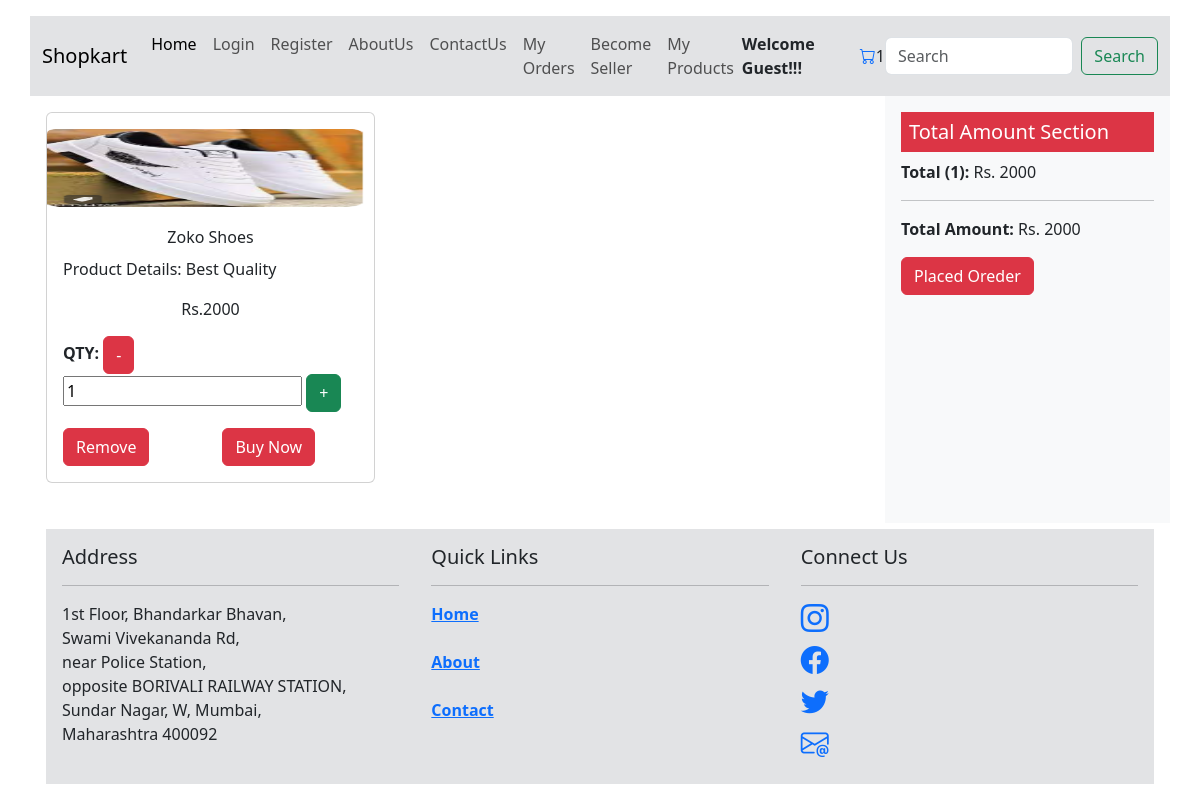
Page /cart/ on the committed database.
### productormapp/models.py (models this page shows)
class Cart(models.Model):
    product_id = models.ForeignKey(Product, on_delete=models.CASCADE)
    qty = models.PositiveIntegerField(default=0)
    userid = models.ForeignKey(User, on_delete=models.CASCADE,null=True, blank=True)

class Product(models.Model):
    userid = models.ForeignKey(User, on_delete=models.CASCADE,null=True, blank=True)
    product_id = models.IntegerField(primary_key=True)
    product_name = models.CharField(max_length=55)
    type = (("Mobile", "Mobile"), ("Cloths", "Cloths"), ("Shoes", "Shoes"))
    category = models.CharField(max_length=100, choices=type, default="")
    desc = models.TextField(max_length=255)
    price = models.IntegerField()
    image = models.ImageField(upload_to="pics")
    objects = models.Manager()
    prod = CustomManager()

### productormapp/views.py (the view)
# urls.py: path("cart/", views.cart, name="cart"),
def cart(req):
    if req.user.is_authenticated:
        username = req.user.username
        allcarts = Cart.objects.filter(userid=req.user.id)
        total_price = 0
        for x in allcarts:
            total_price += x.product_id.price * x.qty
        length = len(allcarts)
        context = {
            "cart_items": allcarts,
            "total": total_price,
            "items": length,
            "username": username,
        }
        return render(req, "cart.html", context)
    else:
        allcarts = Cart.objects.filter(userid=req.user.id)
        total_price = 0
        for x in allcarts:
            total_price += x.product_id.price * x.qty
        length = len(allcarts)
        context = {
            "cart_items": allcarts,
            "total": total_price,
            "items": length,
        }
        return render(req, "cart.html", context)

### template/cart.html
{% include 'header.html' %}
<div class="container">
    <div class="row">
        <div class="col-md-9 p-3">
            <div class="row">
                {% for item in cart_items %}
                <div class="col-md-5 mb-4">
                    <div class="card h-80">
                        <div class="col-12 mt-3">
                            <img src="{{item.product_id.image.url}}" class="card-img-top" alt="{{item.product_id.product_name}}"
                                width="50px" height="80px">
                        </div>
                        <div class="card-body">
                            <center>
                                <p class="card-title">{{item.product_id.product_name}}</p>
                            </center>
                                <p class="card-text">Product Details: {{item.product_id.desc}}</p>
                            <center>
                                <p  style="padding-bottom: 15px;" class="card-text">Rs.{{item.product_id.price}}</p>
                            </center>
                            <p>
                                <strong>QTY:</strong>
                                <a href="/updateqty/0/{{item.product_id.product_id}}"><button class="btn btn-danger">-</button></a>
                                <input type="number" value="{{item.qty}}">
                                <a href="/updateqty/1/{{item.product_id.product_id}}"><button class="btn btn-success">+</button></a>
                            </p>
                            <div class="row">
                                <div class="col-md-6">
                                    <a href="/remove_from_cart/{{item.product_id.product_id}}" class="btn btn-danger">Remove</a>
                                </div>
                                <div class="col-md-6">
                                    <a href="{% url 'placeorder' %}" class="btn btn-danger">Buy Now</a>
                                </div>
                            </div>
                        </div>
                    </div>
                </div>
                {% endfor %}
            </div>
            </div>
        <div class="col-md-3 bg-light p-3">
            <h5 class="bg-danger text-white p-2">Total Amount Section</h5>
            <p><strong>Total ({{items}}):</strong> Rs. {{total}}</p>
            <hr>
            <p><strong>Total Amount:</strong> Rs. {{total}} </p>
            <a href="{% url 'placeorder' %}"><button class="btn btn-danger">Placed Oreder</button></a>
        </div>
    </div>
    </div>
{% include 'footer.html' %}

### rows in the picture
Cart: product_id.image (picture), product_id.product_name "Zoko Shoes", product_id.desc "Best Quality", product_id.price "2000", qty "1"

### other values in the picture
{{ cart_items|length }} "1"
{{ items }} "1"
{{ total }} "2000"
